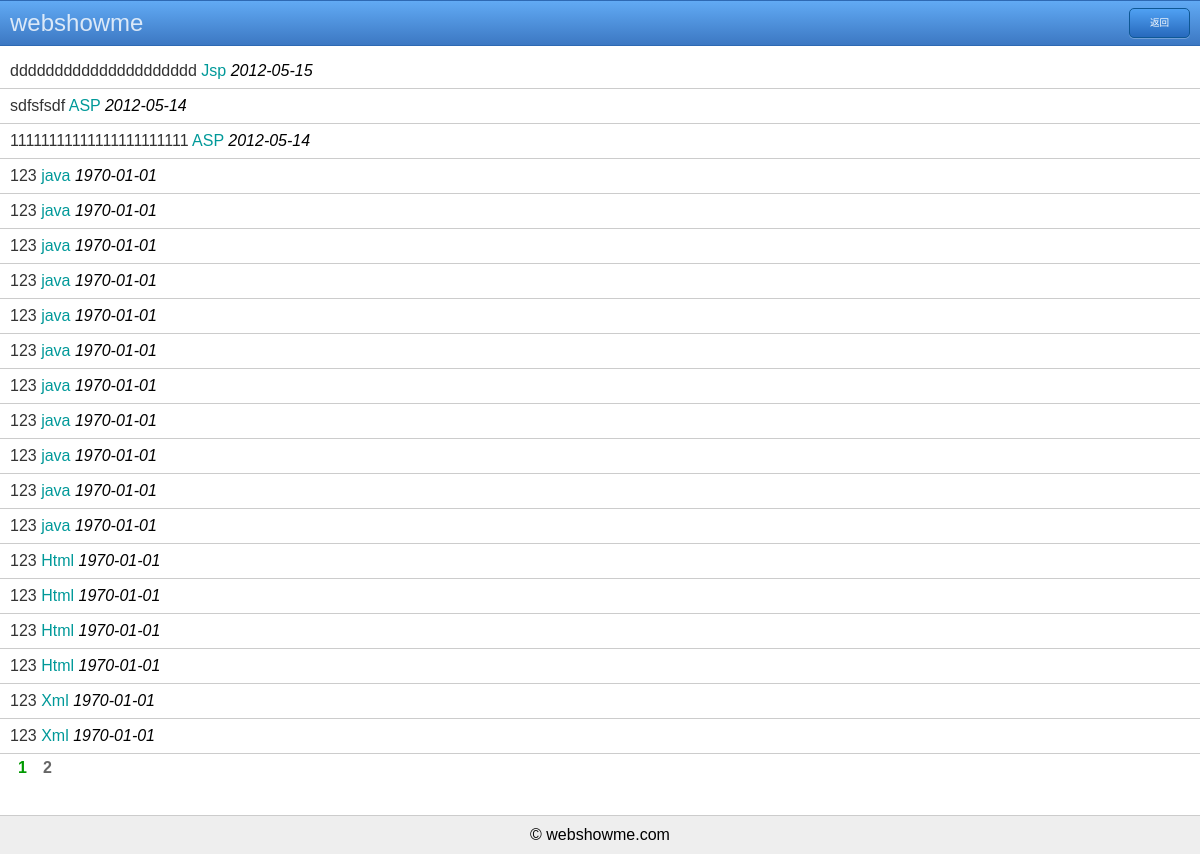
The app's page /category.php with its own data.
### tables this page shows
CREATE TABLE `gl_article` (
  `article_id` int(11) NOT NULL auto_increment,
  `article_title` varchar(255) default NULL,
  `article_content` varchar(255) default NULL,
  `article_author` varchar(255) default NULL,
  `article_time` int(11) default NULL,
  `article_category` tinyint(4) default NULL,
  PRIMARY KEY  (`article_id`)
);

### core/config_db.php (called while the page is built)
<?php
	return array(
	"url"=>"202.102.86.234:3306",
	"name" => "webshowme",
	"user" => "webshowme",
	"pasw" => "laozi12345"
	);

### core/db.php (called while the page is built, shortened)
<?php
	Class DB{
		private $conn;
		public function __construct(){
			$db = include_once 'config_db.php';
			$this->conn = mysql_connect($db["url"],$db["user"],$db["pasw"]);
		}
		private function query($query_str){
			if ($this->conn){
				return mysql_query($query_str);
			}else{
				return false;
			}
		}
		public function getArticlesByCategoryId($categoryid,$page,$pageSize){
			$query_str = 'select * from gl_article ';
			$query_str .= 'order by article_id desc limit '.($page-1)*$pageSize.','.$pageSize;
			$record = $this->query($query_str);
			return $record;
		}
		public function getPageOfArticleList($categoryid){
			$query_str = "select count(1) as num from gl_article";
			return $this->query($query_str);
		}
	}

### core/config_article_category.php (called while the page is built)
<?php
	return array(
	"0" => "所有分类",
	"1" => "ASP",
	"2" => "Jsp",
	"3" => "Xml",
	"4" => "Html",
	"5" => "java",
	"6" => "javaScript",
	"7" => "Sql",
	"8" => "ASP.NET",
	"9" => "VB",
	"10" => "flash",
	"11" => "Css",
	"12" => "Ajax",
	"13" => "matlab",
	"14" => "系统知识",
	"15" => "小说天地",
	"16" => "其它",
	"17" => "编程语言",
	"18" => "Flex",
	"19" => "php",
	"20" => "mysql",
	"21" => "Android",
	"22" => "Linux",
	"23" => "Dos命令",
	"24" => "nodejs"
	);

### category.php (the view, shortened to what this page needs)
<?php
require_once ROOT_PATH.'/core/db.php';
$category = include ROOT_PATH.'/core/config_article_category.php';
$mydb = new DB();
$categoryid = isset($_GET["categoryid"]) ? intval($_GET["categoryid"]) : 0;
$page = isset($_GET["page"]) ? intval($_GET["page"]) : 1;
$pageSize = 20;
$article_list = $mydb->getArticlesByCategoryId($categoryid,$page,$pageSize);
$totalnum = $mydb->getPageOfArticleList($categoryid);
$totalnum = mysql_fetch_object($totalnum);
$totalnum = $totalnum->num;
$pageSize = ceil($totalnum/$pageSize);
$category = include ROOT_PATH.'/core/config_article_category.php';
?>
<!DOCTYPE html>
<html>
<head>
<link rel="stylesheet" href="css/base.css" type="text/css"/>
</head>
<body>
<header class="header">
 	<a class="logo">webshowme</a>
 	<a href="./" class="button" target="_self">返回</a>
</header>
<aside>
    <ul class="list">
	<?php
	while ($p = mysql_fetch_object($article_list)){
	?>
	<li class="article_list_li">
		<span class="title">
			<a href="article.php?id=<?php echo $p->article_id;?>" target="_self"><?php echo $p->article_title;?></a>
		</span>
		<?php
		if ($categoryid <= 0){
		?>
		<span class="category"><a href="?categoryid=<?php echo $p->article_category;?>" class="c_green" target="_self"><?php echo $category[$p->article_category];?></a></span>
		<?php
		}
		?>
		<cite class="time"><?php echo date("Y-m-d",$p->article_time);?></cite>
		</li>
	<?php
	}
	if ($pageSize>1){
		echo "<div class=\"pagebar\">";
		$p0 = max(min($page - 10,$pageSize-21),1);
		$p1 = min($p0 + 21,$pageSize);
		for($i=$p0;$i<=$p1;$i++){
			if ($i == intval($page)){
				echo "<span>".$i."</span>";
			}else{
				echo "<a href=\"?categoryid=".$categoryid."&page=".$i."\" target=\"_self\">".$i."</a>";
			}
		}
		echo "</div>";
	}
	?>
	</ul>
</aside>
<footer> &copy; webshowme.com <script type="text/javascript" src="http://tajs.qq.com/stats?sId=9133643" charset="UTF-8"></script></footer>
</body>

### css/base.css (style rules this page uses)
html { background-image:url(about:blank);background-color:#fff;background-attachment:fixed;display:block;height:100%; }
body { margin:0;padding:0;background:url(../images/body.png) repeat-x;font-family:Arial;font-size:1em;display:block;height:100%; }
.list a { text-decoration:none;color:#333; }
.logo { font-size:24px;display:inline-block;height:44px;line-height:44px;margin-left:10px;color:rgba(255,255,255,0.8); }
.header { height:44px;z-index:1;background:#418ddc;background:-moz-linear-gradient(top,rgba(80,161,243,.9),rgba(39,105,188,.9));background:-webkit-gradient(linear,top,from(rgba(80,161,243,.9)),to(rgba(39,105,188,.9)));background:-webkit-linear-gradient(top,rgba(80,161,243,.9),rgba(39,105,188,.9));background:-o-linear-gradient(top,rgba(80,161,243,.9),rgba(39,105,188,.9));background-image:-ms-linear-gradient(top,rgba(80,161,243,.9),rgba(39,105,188,.9));border:1px solid #2e69b3;border-left:0;border-right:0;position:fixed;top:0;left:0;width:100%;display:none; }
.button { width:59px;height:28px;line-height:28px;color:#fff;text-decoration:none; background:-webkit-linear-gradient(top,#50A1F3,#2769BC);background:linear-gradient(to bottom, #50A1F3, #2769BC); border:0px;text-align:center;font-size:0.6em;border:1px solid #0e5895;box-shadow:0 1px rgba(255, 255, 255, .25);position:relative;border-radius:5px; }
.header .button { display:inline-block;position:absolute;top:7px;right:10px; }
.title { text-align:left;margin:15px auto;font-size:1.4em; }
.list { margin:0;padding:0; }
.list li { margin:0;padding:0;height:34px;line-height:34px;border-bottom:1px solid #ccc;text-indent:10px;overflow:hidden;white-space:nowrap;text-overflow:ellipsis; }
.list .title { font-size:1em; }
.category a { color:#099; }
.pagebar { padding:0 10px; }
.pagebar a,.pagebar span { display:inline-block;padding:0 8px;color:#666;margin:0;line-height:28px;font-weight:bold; }
.pagebar span { color:#090; }
footer { text-align:center;padding:10px 0;margin:15px 0 0;background:#eee;border-top:1px solid #ccc;position:fixed;bottom:0;width:100%;display:none; }
@media (min-width:960px) { body { margin-top:54px; } }
@media (min-width:960px) { footer { display:block; } }
@media (min-width:960px) { .title,.subtitle,.content { max-width:960px; } }
@media (min-width:960px) { .header { display:block; } }

### records on screen
gl_article: article_title "ddddddddddddddddddddd", article_category "Jsp", article_time "2012-05-15"
gl_article: article_title "sdfsfsdf", article_category "ASP", article_time "2012-05-14"
gl_article: article_title "11111111111111111111111", article_category "ASP", article_time "2012-05-14"
gl_article: article_title "123", article_category "java", article_time "1970-01-01"
gl_article: article_title "123", article_category "java", article_time "1970-01-01"
gl_article: article_title "123", article_category "java", article_time "1970-01-01"
gl_article: article_title "123", article_category "java", article_time "1970-01-01"
gl_article: article_title "123", article_category "java", article_time "1970-01-01"
gl_article: article_title "123", article_category "java", article_time "1970-01-01"
gl_article: article_title "123", article_category "java", article_time "1970-01-01"
gl_article: article_title "123", article_category "java", article_time "1970-01-01"
gl_article: article_title "123", article_category "java", article_time "1970-01-01"
gl_article: article_title "123", article_category "java", article_time "1970-01-01"
gl_article: article_title "123", article_category "java", article_time "1970-01-01"
gl_article: article_title "123", article_category "Html", article_time "1970-01-01"
gl_article: article_title "123", article_category "Html", article_time "1970-01-01"
gl_article: article_title "123", article_category "Html", article_time "1970-01-01"
gl_article: article_title "123", article_category "Html", article_time "1970-01-01"
gl_article: article_title "123", article_category "Xml", article_time "1970-01-01"
gl_article: article_title "123", article_category "Xml", article_time "1970-01-01"
